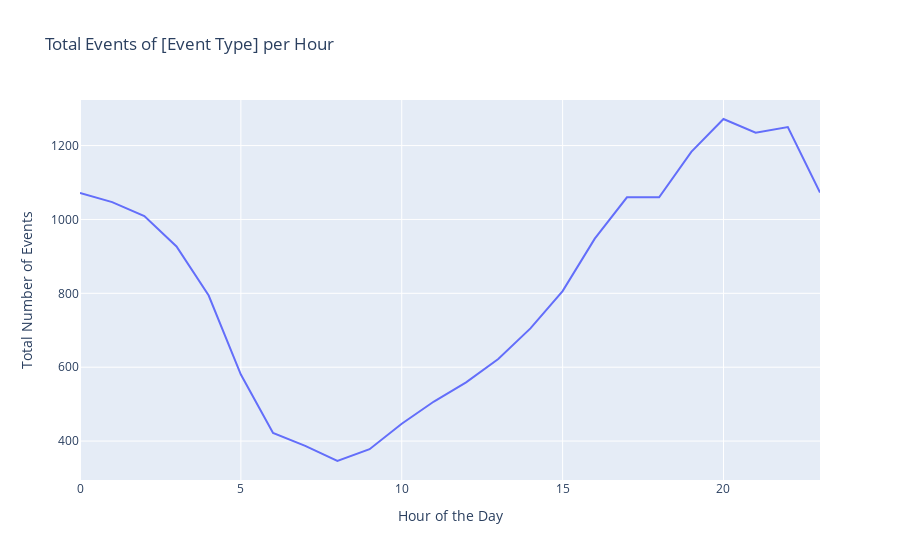

Notebook code for this chart:
### Code cell
import pandas as pd
import plotly.express as px

# Assuming you have a DataFrame called interventions_dataset with columns t0_Hour and eventtype_trip

# Filter the dataset for event
#event = interventions_dataset[interventions_dataset['eventtype_trip'] == 'P031 - Psychiatric problem']
#event = interventions_dataset[interventions_dataset['eventtype_trip'] == 'P022 - Intoxication medication']
#event = interventions_dataset[interventions_dataset['eventtype_trip'] == 'P010 - Respiratory problems']
#event = interventions_dataset[interventions_dataset['eventtype_trip'] == 'P020 - Intoxication alcohol']
#event = interventions_dataset[interventions_dataset['eventtype_trip'] == 'P013 - Non-traumatic back pain']
#event = interventions_dataset[interventions_dataset['eventtype_trip'] == 'P012 - Non-traumatic abdominal pain']
#event = interventions_dataset[interventions_dataset['eventtype_trip'] == 'P029 - Obstruction of the respiratory tract']
#event = interventions_dataset[interventions_dataset['eventtype_trip'] == 'P032 - Allergic reactions']
#event = interventions_dataset[interventions_dataset['eventtype_trip'] == 'P067 - Social problem']
#event = interventions_dataset[interventions_dataset['eventtype_trip'] == 'P097 - Collocation (planned)']
event = interventions_dataset[interventions_dataset['eventtype_trip'] == 'P002 - Agression - fight - rape']

# Group by t0_Hour and count the number of events for each hour
hourly_counts = event.groupby('t0_Hour').size().reset_index(name='event_count')

# Plot the total events per t0_Hour using Plotly Express
fig = px.line(hourly_counts, x='t0_Hour', y='event_count', title='Total Events of [Event Type] per Hour')
fig.update_xaxes(title='Hour of the Day')
fig.update_yaxes(title='Total Number of Events')
fig.show()

### Figure 1 — Plotly figure (JSON) as saved in the notebook; plotly's stock layout.template omitted (floating-point values rounded to 4 significant figures)
{"data": [{"hovertemplate": "t0_Hour=%{x}<br>event_count=%{y}<extra></extra>", "legendgroup": "", "line": {"color": "#636efa", "dash": "solid"}, "marker": {"symbol": "circle"}, "mode": "lines", "name": "", "orientation": "v", "showlegend": false, "type": "scatter", "x": [0, 1, 2, 3, 4, 5, 6, 7, 8, 9, 10, 11, 12, 13, 14, 15, 16, 17, 18, 19, 20, 21, 22, 23], "xaxis": "x", "y": [1072, 1047, 1009, 927, 794, 580, 422, 387, 346, 378, 447, 507, 559, 622, 705, 806, 948, 1060, 1060, 1183, 1272, 1235, 1250, 1073], "yaxis": "y"}], "layout": {"legend": {"tracegroupgap": 0}, "title": {"text": "Total Events of [Event Type] per Hour"}, "xaxis": {"anchor": "y", "domain": [0, 1], "title": {"text": "Hour of the Day"}}, "yaxis": {"anchor": "x", "domain": [0, 1], "title": {"text": "Total Number of Events"}}}}
